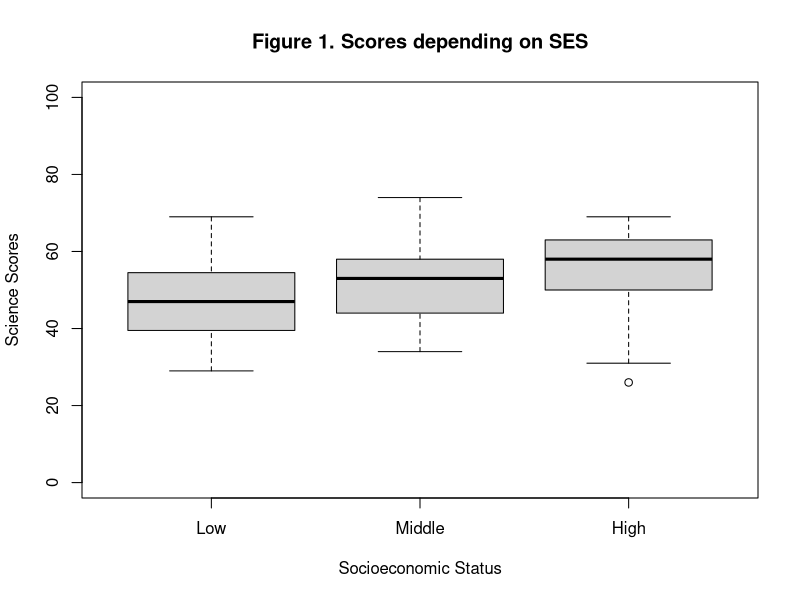
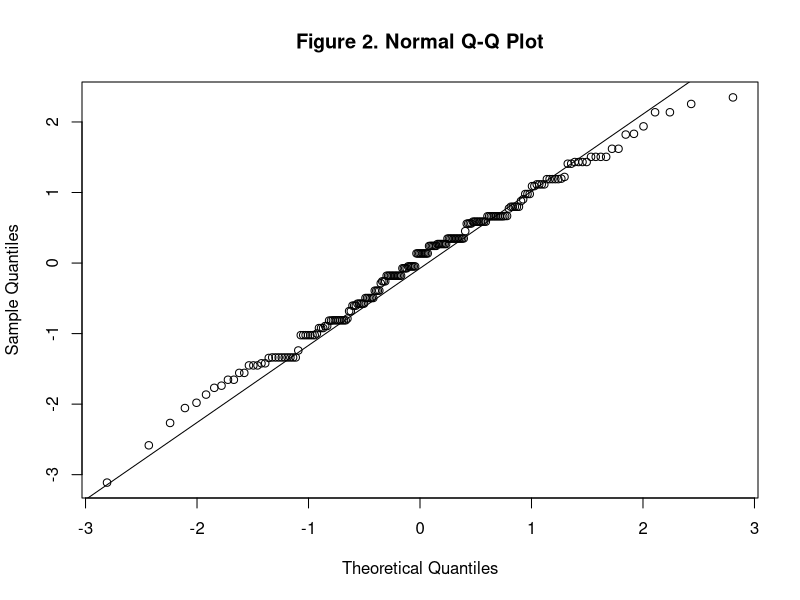
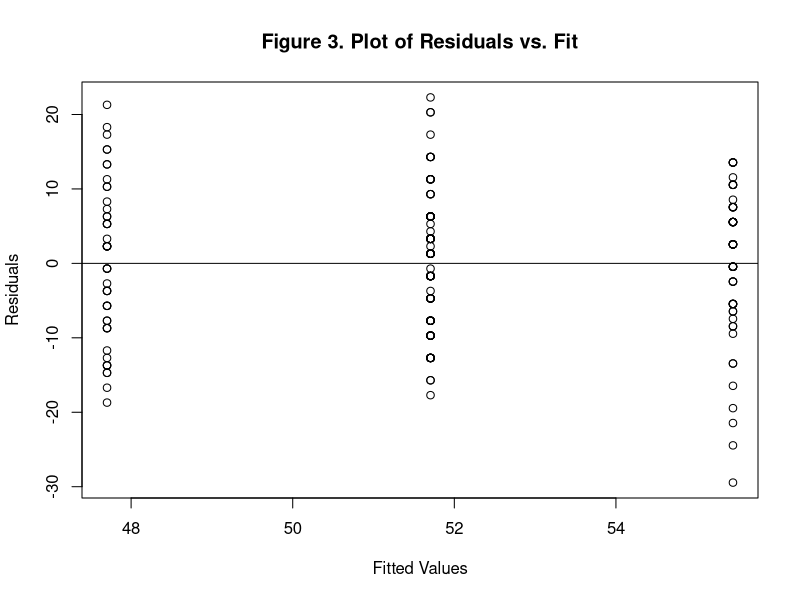
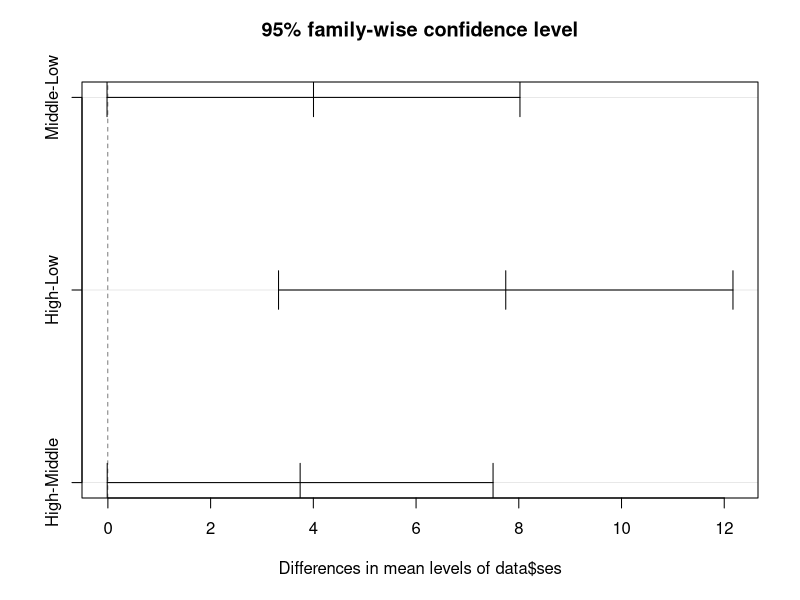

These figures' R source, in order:
## ---- chunk 1
# Clear the environment
rm(list = ls())

# Load the libraries
library(here)
library(dplyr)

# Load data
data <- read.csv(here("Data", "hsb2.csv"))
the_data <- read.csv(here("Data", "hsb2.csv"))
## ---- chunk 2
# ses ordinal  (1=low 2=middle 3=high)  
data$ses <- factor(data$ses,
                   labels = c("Low",
                              "Middle",
                              "High"))

# Obtain boxplots.

boxplot(data$science ~ data$ses,
        ylim = c(0, 100),
        xlab = "Socioeconomic Status",
        ylab = "Science Scores",
        main = "Figure 1. Scores depending on SES")

## ---- chunk 3
ses_summary <- tapply(data$science, data$ses, summary)
ses_summary
ses_sd <- tapply(data$science, data$ses, sd)
ses_sd
## ---- chunk 4
model <- lm(data$science ~ data$ses)
std_residual <- rstandard(model)
qqnorm(std_residual, main = "Figure 2. Normal Q-Q Plot")
qqline(std_residual)
## ---- chunk 5
table(data$ses)
## ---- chunk 6
plot(model$fitted.values, model$residuals,
     xlab = "Fitted Values",
     ylab = "Residuals",
     main = "Figure 3. Plot of Residuals vs. Fit")

abline(0,0)
## ---- chunk 7
aov.model <- aov(data$science ~ data$ses)
aov.model
summary(aov.model)
## ---- chunk 8
## Checking dummies variables
# model <- lm(data$science ~ data$ses)
# summary(model)
# anova(model)
## ---- chunk 9
 # Initialize objects
 mean_vector <- NULL
 n <- length(the_data$science)
## ---- chunk 10
# Loop

sesLow <- data[which(data$ses == "Low"),] 
sesMiddle <- data[which(data$ses == "Middle"),]
sesHigh <-  data[which(data$ses == "High"),]
nLow <- length(sesLow)
nMiddle <- length(sesMiddle)
nHigh <- length(sesHigh)
Diff <- NULL

# mean_Vector_Low <- NULL
# mean_Vector_Middle <- NULL 
# mean_Vector_High <- NULL

 for (i in 1:10000) {
   sampleLow <- sample(sesLow$science, nLow, replace = TRUE)
   mean_Vector_Low <- mean(sampleLow)
   sampleMiddle <- sample(sesMiddle$science, nLow, replace = TRUE)
   mean_Vector_Middle <- mean(sampleMiddle)
   sampleHigh <- sample(sesHigh$science, nLow, replace = TRUE)
   mean_Vector_High <- mean(sampleHigh)
   
   Lower <- min(mean_Vector_Low,mean_Vector_Middle,mean_Vector_High)
   Higher <- max(mean_Vector_Low,mean_Vector_Middle,mean_Vector_High)
   Diff <- c(Diff, (Higher-Lower))
 }

# Sampling Distribution

Diff <- sort(Diff)
Boot_int <- c(Diff[251], Diff[9750])

## ---- chunk 11
aov.model <- aov(data$science ~ data$ses)
Tukey_results <- TukeyHSD(aov.model)
## ---- chunk 12
plot(Tukey_results)
